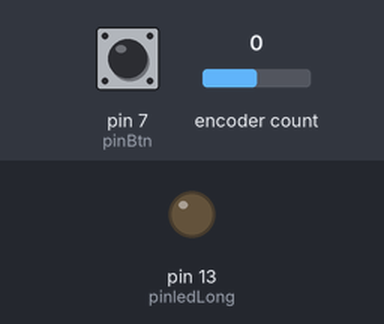
This sketch was run on a simulated Teensy 4. Parts: output pins drawn as LEDs (lit = HIGH). The inputs (shaded band) are chosen by the test bench; at power-on: pin 7 (pinBtn) LOW, encoder count 0.

Above: at 1.2 s.
1.3 s: pin 7 (pinBtn) pulled HIGH for 3.2 s
At 3.2 s:
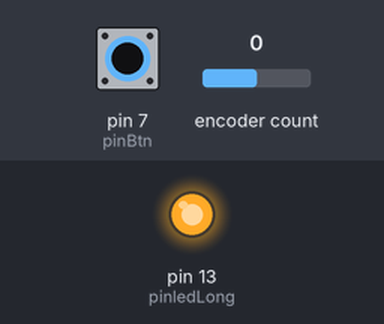
Timing chart, 0 to 6.0 s (numbered marks = the images above; inputs shaded):
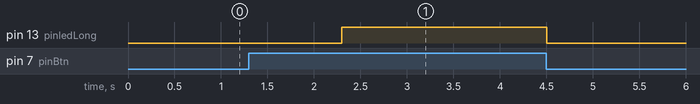

The sketch:

software.ino
```cpp
/*
Based on Teensy examples: encoder and USB Media buttons
*/

#include <Encoder.h>

Encoder myEnc(5, 6);
int pinBtn = 7;
int pinledLong = 13;

bool clicked = false;

long oldPosition  = -999;

int userDelay = 250;
unsigned long nextTime;
int intervale = 1000;

// Number of mechanichal clicks of the encoder to increase or decrease
//the volume of the computer.
int mechClicks = 2;
int pulsesPerClick = 4; // Electrical pulses per mechanichal pulse

int rotation = (pulsesPerClick*mechClicks) - 1;

void setup() {
  pinMode(pinBtn, INPUT);
  pinMode(pinledLong, OUTPUT);
}


void loop() {

  nextTime = millis() + intervale;
  while (digitalRead(pinBtn)) {
    clicked = true;
    if (millis() > nextTime) {
      digitalWrite(pinledLong, HIGH);
    }
  }
  digitalWrite(pinledLong, LOW);
  if (clicked) {
    if (millis() > nextTime) {
      //Long click
      nextSong();
    } else {
      //Short click
      playPause();
    }
    delay(userDelay);//Debouncing
    clicked = false;
  }

  //encoder rotation
  long newPosition = myEnc.read();
  if (newPosition != oldPosition) {
    if (newPosition > (oldPosition + rotation)) {
      increaseVol();
      oldPosition = newPosition;
    }
    if (newPosition < (oldPosition - rotation)) {
      decreaseVol();
      oldPosition = newPosition;
    }
  }
}
void nextSong() {
  Keyboard.set_media(KEY_MEDIA_NEXT_TRACK);
  send();
}
void playPause() {
  Keyboard.set_media(KEY_MEDIA_PLAY_PAUSE);
  send();
}
void increaseVol() {
  Keyboard.set_media(KEY_MEDIA_VOLUME_INC);
  send();
}

void decreaseVol() {
  Keyboard.set_media(KEY_MEDIA_VOLUME_DEC);
  send();
}

void send() {
  Keyboard.send_now();
  Keyboard.set_media(0);
  Keyboard.send_now();
}
```

Measured:
- after the input at 1.3 s, pin 13 (pinledLong): LOW → HIGH after 1.0 s, → LOW 2.2 s later
